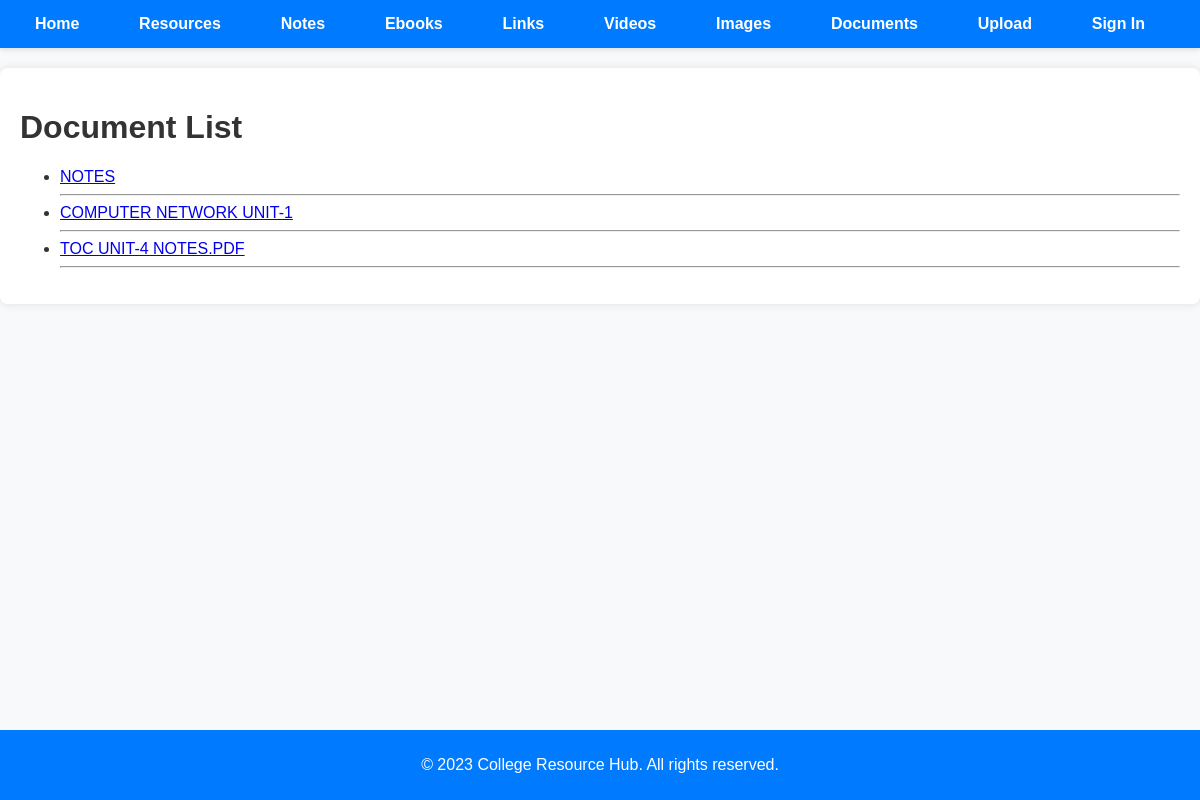
/resources/documents/, run on the app's committed database.
### resources/models.py (models this page shows, shortened)
class Resource(models.Model):
    title = models.CharField(max_length=255)
    description = models.TextField()
    upload_date = models.DateTimeField(auto_now_add=True)
    uploader = models.ForeignKey(settings.AUTH_USER_MODEL, on_delete=models.CASCADE)  # Use AUTH_USER_MODEL
    resource_type = models.ForeignKey(ResourceType, on_delete=models.SET_NULL, null=True)

class Document(Resource):
    file = models.FileField(upload_to='documents/')

class Resource(models.Model):
    title = models.CharField(max_length=255)
    description = models.TextField()
    upload_date = models.DateTimeField(auto_now_add=True)
    uploader = models.ForeignKey(settings.AUTH_USER_MODEL, on_delete=models.CASCADE)  # Use AUTH_USER_MODEL
    resource_type = models.ForeignKey(ResourceType, on_delete=models.SET_NULL, null=True)

### resources/views.py (the view)
# urls.py: path('documents/', DocumentListView.as_view(), name='document-list'),
class DocumentListView(ListView):
    model = Document
    template_name = 'resources/document_list.html'
    context_object_name = 'documents'
    ordering = ['-upload_date']

### resources/templates/resources/document_list.html (shortened to what this page needs)
{% extends 'base.html' %}
{% load static %}
{% block content %}
  <h1>Document List</h1>
  <ul>
    {% for document in documents %}
    <li><a href="{% url 'document-detail' pk=document.pk %}">{{ document.title }}</a></li>
    <hr>
    {% endfor %}
  </ul>
{% endblock %}

### resources/static/css/style.css (style rules this page uses)
body { font-family: 'Arial', sans-serif; margin: 0; padding: 0; background-color: #f8f8f8; color: #333; }

### resources/templates/base.html (style rules this page uses)
body { font-family: 'Arial', sans-serif; margin: 0; padding: 0; background-color: #f8f9fa; }

### data on the page
Document: title "NOTES"
Document: title "COMPUTER NETWORK UNIT-1"
Document: title "TOC UNIT-4 NOTES.PDF"
